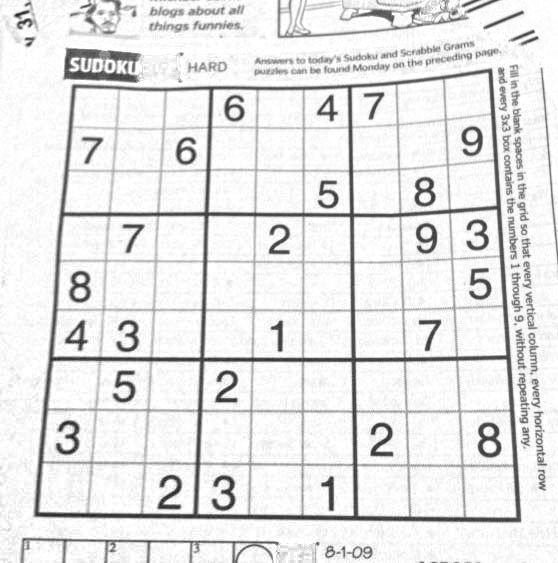
#> input picture pic/sudoku.png, 558 x 563 px
$ jupyter execute panorma_stitching.ipynb
#> lines starting #> are read from the running program, lines starting #| are printed output that depends on the picture
### DIP_py/basic_funcs.py
import numpy as np
from matplotlib import pyplot as plt
from skimage import io ,color
from skimage.transform import resize

# [5 lines left out: function read_img, not called in this run]


def display_img(img):
    io.imshow(img)


def zero_pad(image, pad_height, pad_width):
    """ Zero-pad a 3d image.

    Args:
        image: numpy array of shape (H, W, 3).
        pad_width: width of the zero padding (left and right padding).
        pad_height: height of the zero padding (bottom and top padding).
    Returns:
        out: numpy array of shape (H+2*pad_height, W+2*pad_width).
    """

    out=np.pad(image,pad_width=[(pad_width,pad_width),(pad_height,pad_height)],mode='constant')

    return out

def convlution(image, kernel):
    """ implementation of convolution filter.
    This function uses element-wise multiplication and np.sum()
    to efficiently compute weighted sum of neighborhood at each
    pixel.


    Args:
        image: numpy array of shape (Hi, Wi).
        kernel: numpy array of shape (Hk, Wk). Dimensions will be odd.
    Returns:
        out: numpy array of shape (Hi, Wi).
    """
    if len(image.shape)==3:
        print(len(image.shape))
        Hi, Wi,_ = image.shape
        Hk, Wk,_= kernel.shape
    if len(image.shape)==2:
        Hi, Wi = image.shape
        Hk, Wk = kernel.shape

    out = np.zeros((Hi, Wi))

    # pad image
    image = zero_pad(image, Wk//2, Hk//2)

    print(image.shape)
    for m in range(Hi):
        for n in range(Wi):
                out[m, n] =  np.sum(image[m: m+Hk, n: n+Wk] * kernel)


    return out

# [47 lines left out: functions correlation, normalized_correlation, not called in this run]

### DIP_ipynb/panorma_stitching.ipynb
[cell 1]
import sys
sys.path.append('./../DIP_py')
from basic_funcs import *
from edge import *

[cell 2]
img=io.imread("./../pic/sudoku.png",as_gray=True)
#> img is the input picture: shape (563, 558) float64; min 0.106, max 1, mean 0.9
display_img(img)
img.shape
#> Out = (563, 558)

[cell 3]
canny_h=np.array([-0.5,0,0.5])
canny_h=canny_h.reshape((1,-1))
canny_v=np.array([[0.5],[0],[-0.5]])

dx=convlution(img,canny_h)
#> in zero_pad, `out=np.pad(image,pad_width=[(pad_width,pad_width),(pad_height,pad_heig..`:
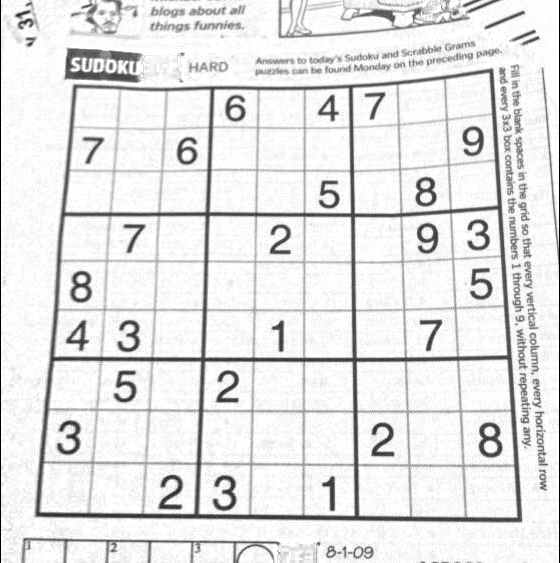
#> out: shape (563, 560) float64; min 0, max 1, mean 0.897
#| (563, 560)
#> after the loop in convlution, `for m in range(Hi):`:
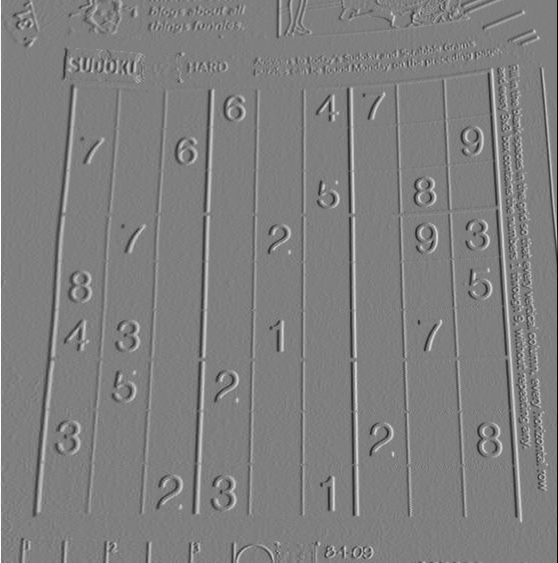
#> out: shape (563, 558) float64; min -0.5, max 0.5, mean -5.51e-06; drawn with min black and max white
dy=convlution(img,canny_v)
#> call 2 of zero_pad, with pad_height = 0, pad_width = 1
#> in zero_pad (call 2), `out=np.pad(image,pad_width=[(pad_width,pad_width),(pad_height,pad_heig..`:
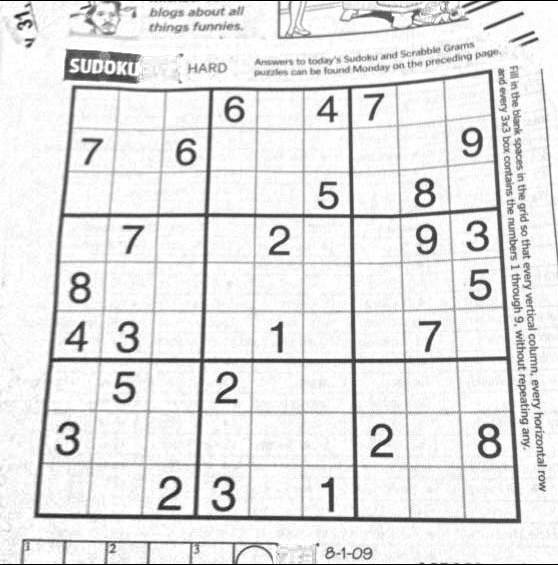
#> out: shape (565, 558) float64; min 0, max 1, mean 0.897
#| (565, 558)
#> after the loop in convlution (call 2), `for m in range(Hi):`:
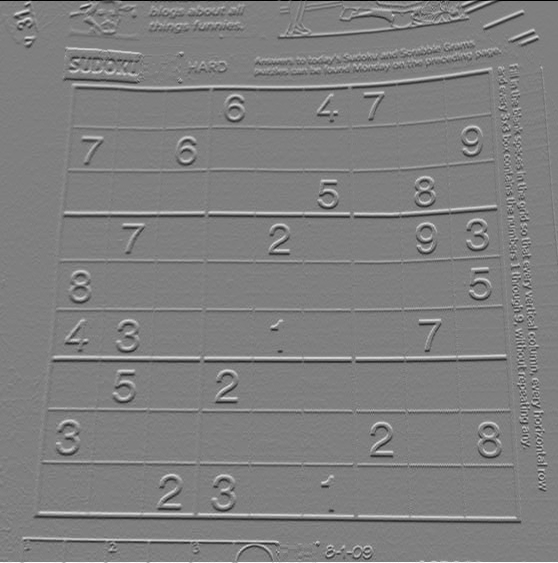
#> out: shape (563, 558) float64; min -0.5, max 0.5, mean -1.43e-05; drawn with min black and max white

[cell 4]
window_size=5
k=0.04

ones_=np.ones((window_size,window_size))


dx_square=dx**2
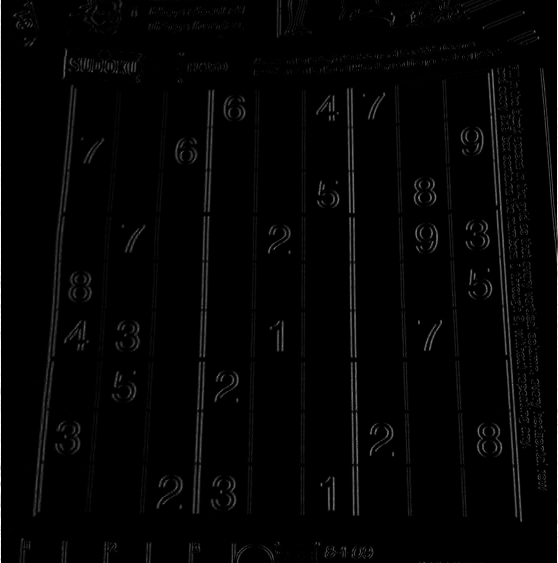
#> dx_square: shape (563, 558) float64; min 0, max 0.25, mean 0.00454; drawn with min black and max white
dy_square=dy**2
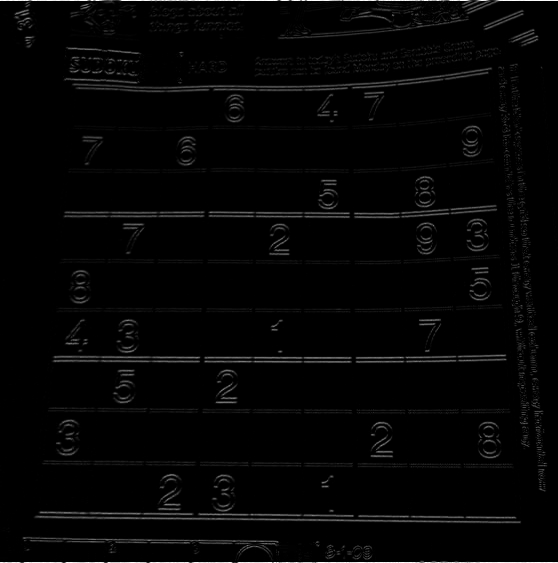
#> dy_square: shape (563, 558) float64; min 0, max 0.25, mean 0.00501; drawn with min black and max white
dx_dy=dx*dy
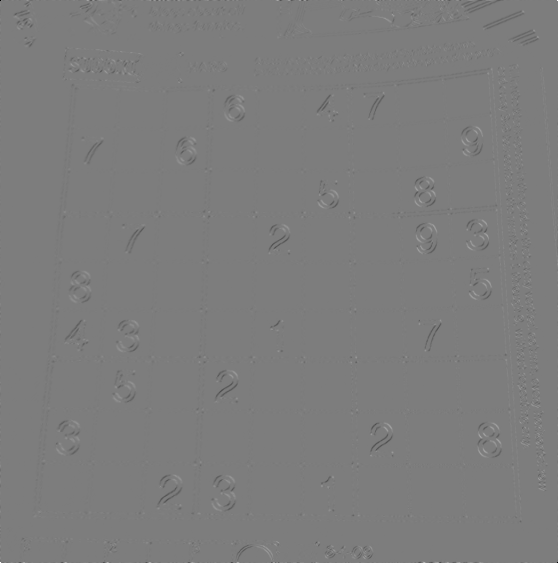
#> dx_dy: shape (563, 558) float64; min -0.239, max 0.248, mean -0.000237; drawn with min black and max white

H,W=img.shape
#> H = 563; W = 558

m=window_size//2

out=np.zeros((H,W))

for i in range(m,H-m):
    for j in range(m,W-m):
        M_xx=np.sum(ones_*dx_square[i-m:i+m+1,j-m:j+m+1])
        M_yy=np.sum(ones_*dy_square[i-m:i+m+1,j-m:j+m+1])
        M_xy=np.sum(ones_*dx_dy[i-m:i+m+1,j-m:j+m+1])

        M=np.array([[M_xx,M_xy],[M_xy,M_yy]])

        out[i][j]=np.linalg.det(M)-k*np.trace(M)**2
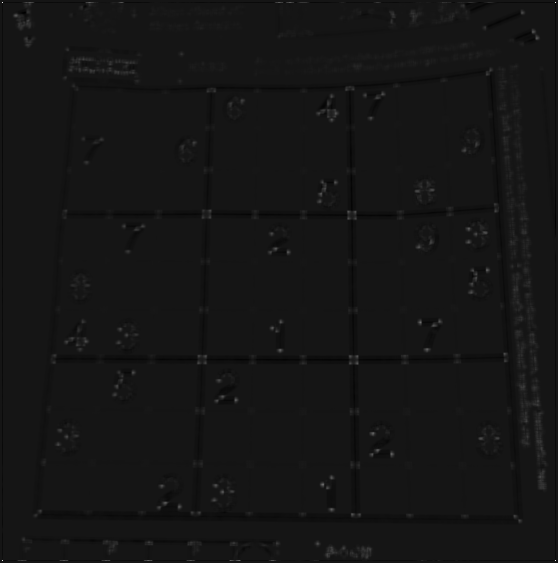
#> out: shape (563, 558) float64; min -0.112, max 1.23, mean 0.000837; drawn with min black and max white

[cell 5]
plt.imshow(out)

[cell 6]
from skimage.feature import corner_peaks

[cell 7]
corners=corner_peaks(out,threshold_rel=0.01)
#> corners = 1368 pairs, first value 2 to 560, second value 2 to 555

[cell 8]
corners
#> Out has the same summary as corners

[cell 9]
plt.imshow(img)
plt.scatter(corners[:,1],corners[:,0],marker='x')
plt.show()
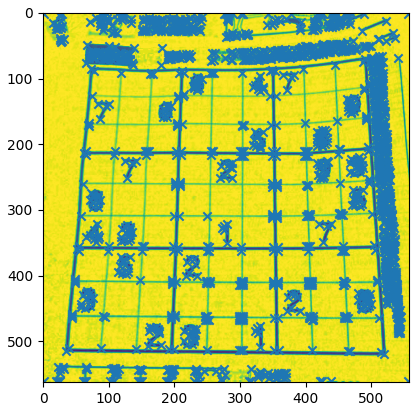
#> figure drawn by matplotlib, 1 panel
